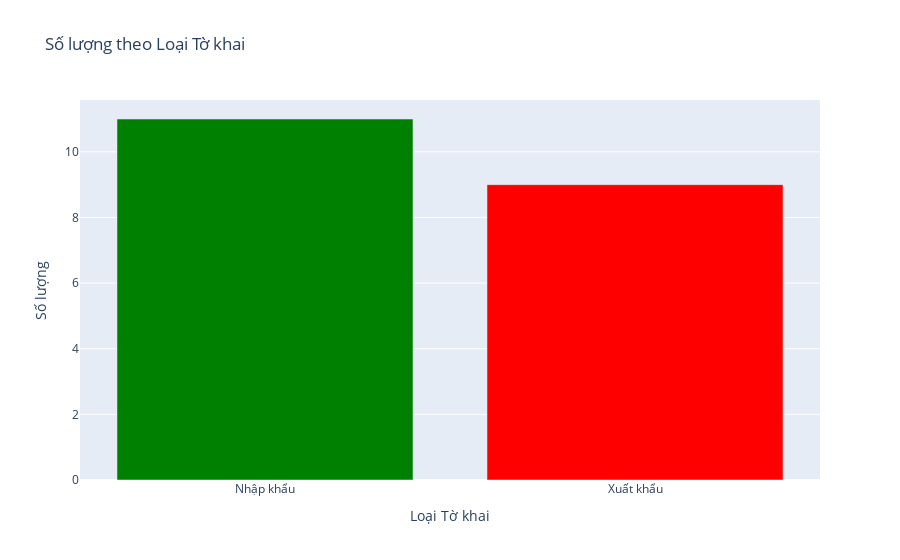

Here is the notebook cell this chart was saved with:
### Markdown cell above
## 2. Biểu đồ Bar - Số lượng theo Loại Tờ khai

### Code cell
to_khai_counts = df['loai_to_khai'].value_counts()
bar_to_khai = go.Figure(data=[go.Bar(
    x=to_khai_counts.index,
    y=to_khai_counts.values,
    marker_color=['green', 'red']
)])
bar_to_khai.update_layout(
    title='Số lượng theo Loại Tờ khai',
    xaxis_title='Loại Tờ khai',
    yaxis_title='Số lượng'
)
bar_to_khai.show()

### Figure 1 — Plotly figure (JSON) as saved in the notebook; plotly's stock layout.template omitted (floating-point values rounded to 4 significant figures)
{"data": [{"marker": {"color": ["green", "red"]}, "type": "bar", "x": ["Nhập khẩu", "Xuất khẩu"], "y": [11, 9]}], "layout": {"title": {"text": "Số lượng theo Loại Tờ khai"}, "xaxis": {"title": {"text": "Loại Tờ khai"}}, "yaxis": {"title": {"text": "Số lượng"}}}}
